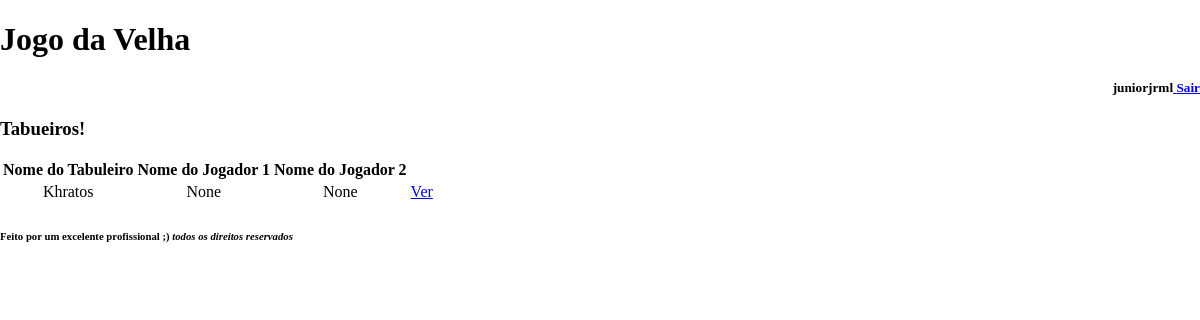
Screenshot of /tabuleiros (signed in) with the database file from the repository.
### core/models.py (models this page shows, shortened)
class Tabuleiro(models.Model):
    nome = models.CharField(max_length=100)
    jogador1 = models.ForeignKey(User, related_name='jogador1', blank=True, null=True, on_delete=models.SET(None))
    jogador2 = models.ForeignKey(User, related_name='jogador2', blank=True, null=True, on_delete=models.SET(None))
    jogador_da_vez = models.ForeignKey(User, related_name='jogador_da_vez', blank=True, null=True, on_delete=models.SET(None))
    tempo_ultima_jogada = models.DateTimeField(verbose_name="Ultima Jogada",null=True, blank=True)
    casa1 = models.IntegerField()
    casa2 = models.IntegerField()
    casa3 = models.IntegerField()
    casa4 = models.IntegerField()
    casa5 = models.IntegerField()
    casa6 = models.IntegerField()
    casa7 = models.IntegerField()
    casa8 = models.IntegerField()
    casa9 = models.IntegerField()

### core/views.py (the view)
# urls.py: path('tabuleiros', views.lista_tabuleiros),
@login_required(login_url='/login/')
def lista_tabuleiros(request):
    tabuleiros = Tabuleiro.objects.all()
    dados = {'tabuleiros': tabuleiros}
    return render(request, 'tabuleiros.html', dados)

### templates/tabuleiros.html
{% extends "model-page.html" %}
{% block content %}
<h3>Tabueiros!</h3>
<table border="0">
    <tr>
        <td><b>Nome do Tabuleiro</b></td>
        <td><b>Nome do Jogador 1</b></td>
        <td><b>Nome do Jogador 2</b></td>
    </tr>
{% for tabuleiro in tabuleiros %}
        <tr align="center">
            <td>{{ tabuleiro.nome }}</td>
            <td>{{ tabuleiro.jogador1 }}</td>
            <td>{{ tabuleiro.jogador2 }}</td>
            <td><a href="/tabuleiro/{{ tabuleiro.id }}">Ver</a></td>
        </tr>
{% endfor %}
    </table>
{% endblock %}

### templates/logo-page.html
<h1>Jogo da Velha</h1><div align="right" border="2"><strong><h5>{{user.username}}<a href="/logout/"> Sair</a></div></h5></strong>

### rows the page displays
Tabuleiro: nome "Khratos", jogador1 "None", jogador2 "None"

### other values shown
{{ user.username }} "juniorjrml"
